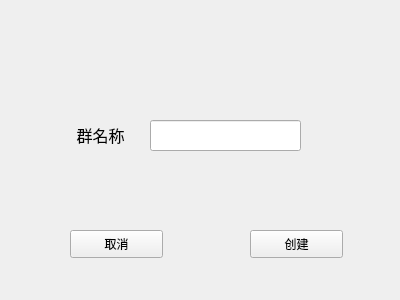
<?xml version="1.0" encoding="UTF-8"?>
<ui version="4.0">
 <class>createGroup</class>
 <widget class="QWidget" name="createGroup">
  <property name="geometry">
   <rect>
    <x>0</x>
    <y>0</y>
    <width>400</width>
    <height>300</height>
   </rect>
  </property>
  <property name="windowTitle">
   <string>Form</string>
  </property>
  <widget class="QLabel" name="label">
   <property name="geometry">
    <rect>
     <x>60</x>
     <y>120</y>
     <width>81</width>
     <height>31</height>
    </rect>
   </property>
   <property name="text">
    <string>&lt;html&gt;&lt;head/&gt;&lt;body&gt;&lt;p align=&quot;center&quot;&gt;&lt;span style=&quot; font-size:12pt;&quot;&gt;群名称&lt;/span&gt;&lt;/p&gt;&lt;/body&gt;&lt;/html&gt;</string>
   </property>
  </widget>
  <widget class="QLineEdit" name="lineEdit">
   <property name="geometry">
    <rect>
     <x>150</x>
     <y>120</y>
     <width>151</width>
     <height>31</height>
    </rect>
   </property>
  </widget>
  <widget class="QPushButton" name="cancelButton">
   <property name="geometry">
    <rect>
     <x>70</x>
     <y>230</y>
     <width>93</width>
     <height>28</height>
    </rect>
   </property>
   <property name="text">
    <string>取消</string>
   </property>
  </widget>
  <widget class="QPushButton" name="createButton">
   <property name="geometry">
    <rect>
     <x>250</x>
     <y>230</y>
     <width>93</width>
     <height>28</height>
    </rect>
   </property>
   <property name="text">
    <string>创建</string>
   </property>
  </widget>
 </widget>
 <resources/>
 <connections/>
</ui>
